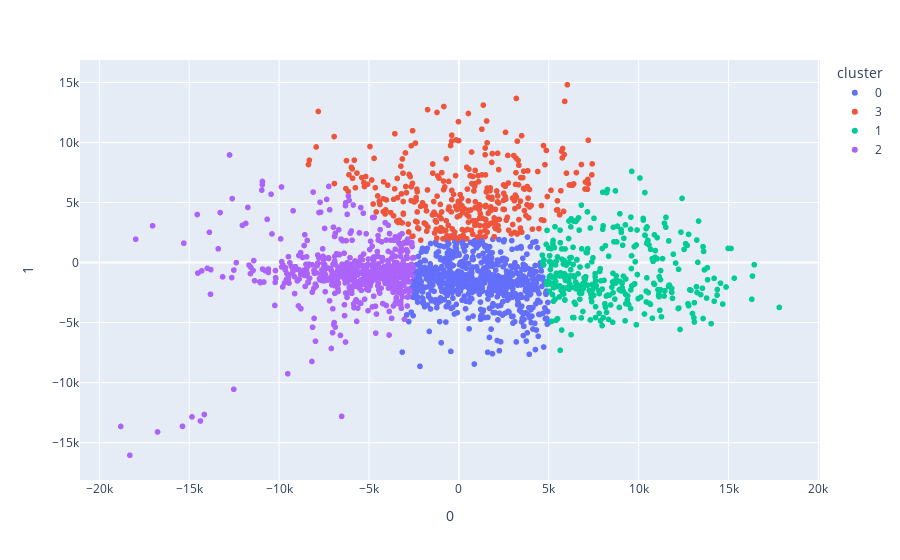

Notebook source saved alongside this figure:
### Code cell
# create a 3d scatter plot of the first 3 components using plotly
fig = px.scatter(df_train, x=0, y=1, color='cluster')
fig.show()

### Figure 1 — Plotly figure (JSON) as saved in the notebook; plotly's stock layout.template omitted (floating-point values rounded to 4 significant figures; data arrays with more than 128 entries replaced by an {"elided": "..."} marker saying what was removed)
{"data": [{"hovertemplate": "cluster=0<br>0=%{x}<br>1=%{y}<extra></extra>", "legendgroup": "0", "marker": {"color": "#636efa", "symbol": "circle"}, "mode": "markers", "name": "0", "showlegend": true, "type": "scattergl", "x": {"elided": "685 float values"}, "xaxis": "x", "y": {"elided": "685 float values"}, "yaxis": "y"}, {"hovertemplate": "cluster=3<br>0=%{x}<br>1=%{y}<extra></extra>", "legendgroup": "3", "marker": {"color": "#EF553B", "symbol": "circle"}, "mode": "markers", "name": "3", "showlegend": true, "type": "scattergl", "x": {"elided": "350 float values"}, "xaxis": "x", "y": {"elided": "350 float values"}, "yaxis": "y"}, {"hovertemplate": "cluster=1<br>0=%{x}<br>1=%{y}<extra></extra>", "legendgroup": "1", "marker": {"color": "#00cc96", "symbol": "circle"}, "mode": "markers", "name": "1", "showlegend": true, "type": "scattergl", "x": {"elided": "346 float values"}, "xaxis": "x", "y": {"elided": "346 float values"}, "yaxis": "y"}, {"hovertemplate": "cluster=2<br>0=%{x}<br>1=%{y}<extra></extra>", "legendgroup": "2", "marker": {"color": "#ab63fa", "symbol": "circle"}, "mode": "markers", "name": "2", "showlegend": true, "type": "scattergl", "x": {"elided": "619 float values"}, "xaxis": "x", "y": {"elided": "619 float values"}, "yaxis": "y"}], "layout": {"legend": {"title": {"text": "cluster"}, "tracegroupgap": 0}, "margin": {"t": 60}, "xaxis": {"anchor": "y", "domain": [0, 1], "title": {"text": "0"}}, "yaxis": {"anchor": "x", "domain": [0, 1], "title": {"text": "1"}}}}
